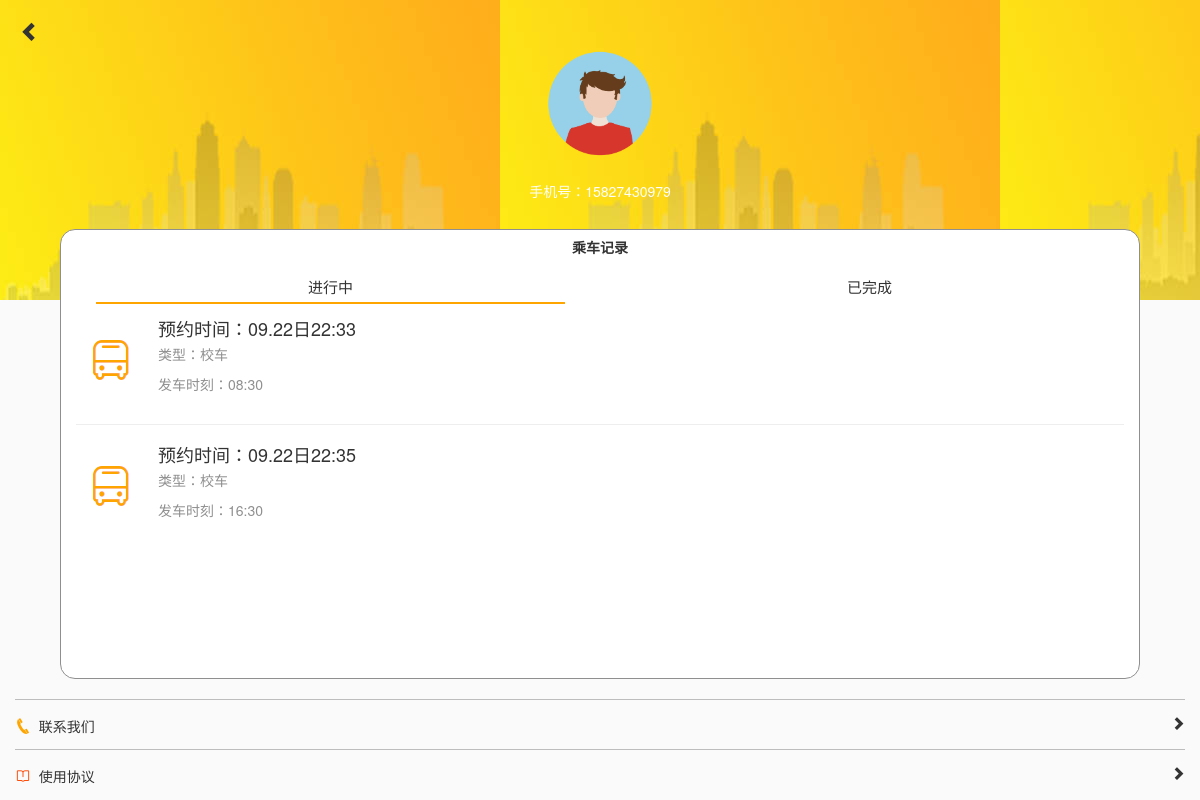
Before: /ucenter/ (signed in) with the older database file.
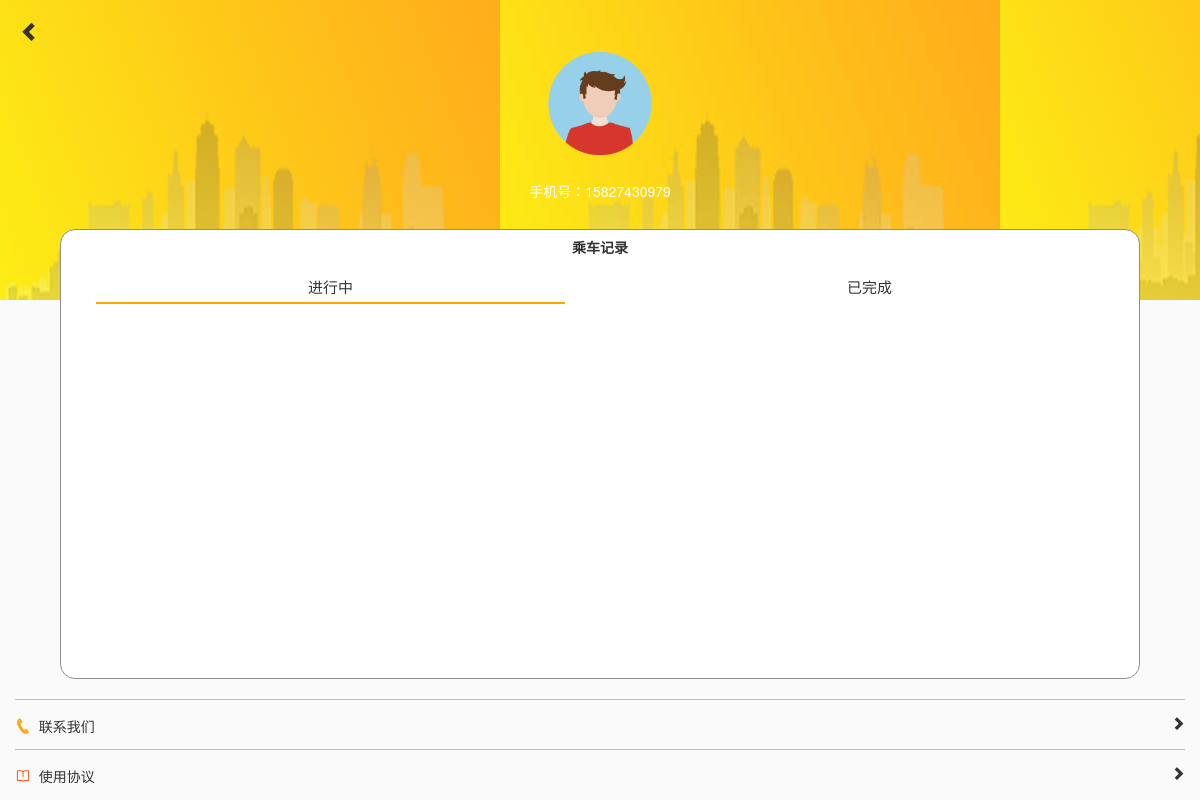
After: the same page with the newer database file.
### apps/users/models.py (models this page shows, shortened)
class User(AbstractUser):
    username = models.CharField(max_length=11, unique=True, verbose_name="联系方式")
    avatar = models.ImageField(upload_to='avatar/%Y/%m', storage=ImgStorage(), blank=True, verbose_name="头像")
    truename = models.CharField(max_length=10, blank=True, verbose_name="真实姓名")
    usertype = models.IntegerField(choices=((1, '司机'), (2, '非司机')), default=2, verbose_name="用户类型")
    can_apply = models.BooleanField(default=True, verbose_name="能否预约")
    def get_now_reserve(self):
        return self.ucenterreservewrapper_set.all().filter(reserve_status=False)
    def get_done_reserve(self):
        return self.ucenterreservewrapper_set.all().filter(reserve_status=True)
    class Meta:
        verbose_name = "用户"
        verbose_name_plural = verbose_name

class UcenterReserveWrapper(models.Model):
    user = models.ForeignKey(User)
    reserve_pk = models.IntegerField()
    reserve_type = models.IntegerField(choices=((1, '校车'), (2, "专车")))
    reserve_status = models.BooleanField(default=False)

### apps/reserve/models.py (models this page shows, shortened)
class SchoolBusReserve(models.Model):
    user = models.ForeignKey(User, verbose_name="用户")
    schoolbus = models.ForeignKey(SchoolBus, verbose_name="校车班次")
    date_reserve = models.DateTimeField(default=timezone.now, verbose_name="发起预约时间")
    is_done = models.BooleanField(default=False, verbose_name="是否完成")
    class Meta:
        verbose_name = "校车预约"
        verbose_name_plural = verbose_name

class SchoolBus(models.Model):
    schedule = models.ForeignKey(SchoolBusTimeSchedules, verbose_name="时刻")
    num_reserve = models.IntegerField(default=0, verbose_name="预约人数")
    num_seats = models.IntegerField(blank=True, null=True, default=47, verbose_name="总座位数")
    date = models.DateField(default=timezone.now)
    class Meta:
        verbose_name = "校车班次"
        verbose_name_plural = verbose_name
        ordering = ['-date']

class SchoolBusTimeSchedules(models.Model):
    date_schedule = models.CharField(max_length=10, verbose_name="时刻")
    class Meta:
        verbose_name = "发车时间"
        verbose_name_plural = verbose_name

### apps/users/views.py (the view)
# urls.py: url(r'^ucenter/$', users_views.UcenterView.as_view(), name='ucenter'),
class UcenterView(LoginRequiredMixin, TemplateView):
    template_name = 'ucenter/ucenter.html'

### apps/users/templatetags/ucenter.py (called while the page is built)
@register.simple_tag
def parse_single_reserve_wrapper_obj(obj):
    try:
        rpk = obj.reserve_pk
        rtype = obj.reserve_type
        if rtype == 1:
            s = SchoolBusReserve.objects.get(pk=rpk)
            return s
    except:
        return None

### templates/ucenter/ucenter.html (shortened to what this page needs)
{% extends 'base.html' %}
{% load staticfiles %}
{% load ucenter %}
{% block exthead %}
    <link href="{% static 'ucenter/ucenter.css' %}" rel="stylesheet" type="text/css">
    <link href="{% static 'ucenter/iconfont.css' %}" rel="stylesheet" type="text/css">
    <link href="https://cdn.bootcss.com/animate.css/3.5.2/animate.min.css" rel="stylesheet">
{% endblock %}
{% block body %}
    <header>
        <div class="container-fluid">
            <div class="row">
                <div class="col-xs-12">
                    <i class="glyphicon glyphicon-chevron-left returnicon"
                       onclick="location.href='{% url 'index' %}'"></i>
                </div>
            </div>
            <div class="row userinfo text-center">
                <img src="{% static 'ucenter/avatar.png' %}" class="img-circle avatar">
                <p class="h5 username">手机号：{{ user.username }}</p>
            </div>
        </div>
    </header>
    <section class="record">
        <div class="container-fluid">
            <div class="row text-center">
                <h5 style="font-weight: bold">乘车记录</h5>
            </div>
            <div class="row text-center statusnav">
                <div class="col-xs-6">
                    <p class="activenav" id="nownav">进行中</p>
                </div>
                <div class="col-xs-6">
                    <p id="donenav">已完成</p>
                </div>
            </div>
            <div class="row animated fadeIn" id="now">
                <div class="col-xs-12">
                    {% for reserve in user.get_now_reserve %}
                        {% parse_single_reserve_wrapper_obj reserve as sbs %}
                        <div class="media recordli" style="cursor: pointer"
                                {% if reserve.reserve_type == 1 %}
                             onclick="location.href='{% url 'schoolbusreservesuccess' reserve.reserve_pk %}'"
                                {% endif %}>
                            <div class="media-left">
                                <a>
                                    <img src="{% static 'ucenter/1.png' %}" class="media-object"
                                         style="margin-top: 10px">
                                </a>
                            </div>
                            <div class="media-body">
                                <h4 class="media-heading">预约时间：{{ sbs.date_reserve | date:'m.d日H:i' }}</h4>
                                <p style="color: #8f8f8f">类型：{% if reserve.reserve_type == 1 %}校车{% else %}
                                    专车{% endif %}</p>
                                <p style="color: #8f8f8f">发车时刻：{{ sbs.schoolbus.schedule.date_schedule }}</p>
                            </div>
                        </div>
                        {% if not forloop.last %}
                            <hr>
                        {% endif %}
                    {% endfor %}
                </div>
            </div>
        </div>
    </section>
    <section class="listfooter">
        <div class="container-fluid">
            <div class="listfooterli">
                <p><i class="icon iconfont icon-dianhua" style="color: orange"></i>&nbsp;&nbsp;联系我们<i
                        class="glyphicon glyphicon-chevron-right pull-right goto"></i></p>
            </div>
            <div class="listfooterli">
                <p><i class="icon iconfont icon-shu" style="color: orangered"></i>&nbsp;&nbsp;使用协议<i
                        class="glyphicon glyphicon-chevron-right pull-right goto"></i></p>
            </div>
        </div>
    </section>
{% endblock %}

### templates/base.html (shortened to what this page needs)
{% load staticfiles %}
<!DOCTYPE html>
<html lang="en">
<head>
    <link href="https://cdn.bootcss.com/bootstrap/3.3.7/css/bootstrap.min.css" rel="stylesheet">
    {% block exthead %}
    {% endblock %}
</head>
<body>
{% block body %}
{% endblock %}
</body>
</html>

### apps/users/static/ucenter/ucenter.css (style rules this page uses)
body { background-color: #fafafa; }
header { margin-top: 20px; }
.returnicon { font-size: 20px; cursor: pointer; margin-left: 5px; }
.avatar { width: 130px; }
.username { color: #ffffff; }
.record { background: #ffffff; height: 450px; border: 1px solid #8f8f8f; border-radius:15px; margin: 20px 5%; }
.record h5 { font-weight: 100; }
.statusnav { margin-top: 10px; }
.statusnav p { font-size: 15px; cursor: pointer; padding-bottom: 5px; margin: 0 20px; }
.activenav { border-bottom: 2px solid; border-bottom-color: orange; }
.listfooter { margin-top: 10px; }
.listfooterli { border-top: 1px solid #bdbdbd; height: 50px; }
.listfooterli p { margin-top: 15px; }
.goto { cursor: pointer; }
#done, #now { overflow: auto; height: 376px; }

Changed rows visible on the page:
removed UcenterReserveWrapper: reserve_type "校车"
removed SchoolBusReserve: date_reserve "09.22日22:33", schoolbus.schedule.date_schedule "08:30"
removed UcenterReserveWrapper: reserve_type "校车"
removed SchoolBusReserve: date_reserve "09.22日22:35", schoolbus.schedule.date_schedule "16:30"
